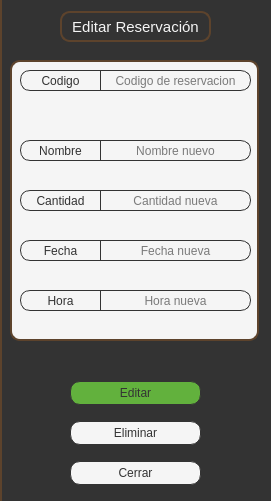
    <widget class="QWidget" name="Reservaciones_3" native="true">
     <property name="minimumSize">
      <size>
       <width>271</width>
       <height>501</height>
      </size>
     </property>
     <property name="maximumSize">
      <size>
       <width>271</width>
       <height>501</height>
      </size>
     </property>
     <property name="styleSheet">
      <string notr="true">background-color: #333333;
border-left: 2px solid #5d432c;</string>
     </property>
     <widget class="QWidget" name="layoutWidget_9">
      <property name="geometry">
       <rect>
        <x>0</x>
        <y>460</y>
        <width>271</width>
        <height>26</height>
       </rect>
      </property>
      <layout class="QHBoxLayout" name="horizontalLayout_19">
       <item>
        <spacer name="horizontalSpacer_54">
         <property name="maximumSize">
          <size>
           <width>131</width>
           <height>24</height>
          </size>
         </property>
         <property name="orientation">
          <enum>Qt::Horizontal</enum>
         </property>
         <property name="sizeHint" stdset="0">
          <size>
           <width>40</width>
           <height>20</height>
          </size>
         </property>
        </spacer>
       </item>
       <item>
        <widget class="QPushButton" name="b_cerrar_resv_3">
         <property name="minimumSize">
          <size>
           <width>131</width>
           <height>24</height>
          </size>
         </property>
         <property name="maximumSize">
          <size>
           <width>131</width>
           <height>24</height>
          </size>
         </property>
         <property name="font">
          <font>
           <family>Segoe UI</family>
          </font>
         </property>
         <property name="styleSheet">
          <string notr="true">QPushButton {background-color: #f5f5f5;
        border: 1px solid #333333;
        border-radius: 10px;
		color: #333333
    }
    QPushButton:hover {background-color: #eaeaea;
    }
    QPushButton:pressed {background-color: #eaeaea;
    }</string>
         </property>
         <property name="text">
          <string>Cerrar</string>
         </property>
        </widget>
       </item>
       <item>
        <spacer name="horizontalSpacer_55">
         <property name="maximumSize">
          <size>
           <width>131</width>
           <height>24</height>
          </size>
         </property>
         <property name="orientation">
          <enum>Qt::Horizontal</enum>
         </property>
         <property name="sizeHint" stdset="0">
          <size>
           <width>40</width>
           <height>20</height>
          </size>
         </property>
        </spacer>
       </item>
      </layout>
     </widget>
     <widget class="QWidget" name="layoutWidget_10">
      <property name="geometry">
       <rect>
        <x>0</x>
        <y>10</y>
        <width>271</width>
        <height>33</height>
       </rect>
      </property>
      <layout class="QHBoxLayout" name="horizontalLayout_20">
       <item>
        <spacer name="horizontalSpacer_56">
         <property name="orientation">
          <enum>Qt::Horizontal</enum>
         </property>
         <property name="sizeHint" stdset="0">
          <size>
           <width>40</width>
           <height>20</height>
          </size>
         </property>
        </spacer>
       </item>
       <item>
        <widget class="QLabel" name="label_19">
         <property name="minimumSize">
          <size>
           <width>151</width>
           <height>31</height>
          </size>
         </property>
         <property name="maximumSize">
          <size>
           <width>151</width>
           <height>31</height>
          </size>
         </property>
         <property name="font">
          <font>
           <family>Segoe UI</family>
           <pointsize>11</pointsize>
          </font>
         </property>
         <property name="styleSheet">
          <string notr="true">background-color: #333333;
border: 2px solid #5d432c;
border-radius: 10px;
color: #f5f5f5</string>
         </property>
         <property name="text">
          <string>Editar Reservación</string>
         </property>
         <property name="alignment">
          <set>Qt::AlignCenter</set>
         </property>
        </widget>
       </item>
       <item>
        <spacer name="horizontalSpacer_57">
         <property name="orientation">
          <enum>Qt::Horizontal</enum>
         </property>
         <property name="sizeHint" stdset="0">
          <size>
           <width>40</width>
           <height>20</height>
          </size>
         </property>
        </spacer>
       </item>
      </layout>
     </widget>
     <widget class="QWidget" name="layoutWidget_11">
      <property name="geometry">
       <rect>
        <x>0</x>
        <y>380</y>
        <width>271</width>
        <height>26</height>
       </rect>
      </property>
      <layout class="QHBoxLayout" name="horizontalLayout_21">
       <item>
        <spacer name="horizontalSpacer_58">
         <property name="maximumSize">
          <size>
           <width>131</width>
           <height>24</height>
          </size>
         </property>
         <property name="orientation">
          <enum>Qt::Horizontal</enum>
         </property>
         <property name="sizeHint" stdset="0">
          <size>
           <width>40</width>
           <height>20</height>
          </size>
         </property>
        </spacer>
       </item>
       <item>
        <widget class="QPushButton" name="b_editar_resv_3">
         <property name="minimumSize">
          <size>
           <width>131</width>
           <height>24</height>
          </size>
         </property>
         <property name="maximumSize">
          <size>
           <width>131</width>
           <height>24</height>
          </size>
         </property>
         <property name="font">
          <font>
           <family>Segoe UI</family>
          </font>
         </property>
         <property name="styleSheet">
          <string notr="true">QPushButton {background-color: #62b13d;
        border: 1px solid #333333;
        border-radius: 10px;
		color: #333333
    }
    QPushButton:hover {background-color: #6dc143;
    }
    QPushButton:pressed {background-color: #6cc644;
    }</string>
         </property>
         <property name="text">
          <string>Editar</string>
         </property>
        </widget>
       </item>
       <item>
        <spacer name="horizontalSpacer_59">
         <property name="maximumSize">
          <size>
           <width>131</width>
           <height>24</height>
          </size>
         </property>
         <property name="orientation">
          <enum>Qt::Horizontal</enum>
         </property>
         <property name="sizeHint" stdset="0">
          <size>
           <width>40</width>
           <height>20</height>
          </size>
         </property>
        </spacer>
       </item>
      </layout>
     </widget>
     <widget class="QWidget" name="layoutWidget_12">
      <property name="geometry">
       <rect>
        <x>0</x>
        <y>420</y>
        <width>271</width>
        <height>26</height>
       </rect>
      </property>
      <layout class="QHBoxLayout" name="horizontalLayout_22">
       <item>
        <spacer name="horizontalSpacer_60">
         <property name="maximumSize">
          <size>
           <width>131</width>
           <height>24</height>
          </size>
         </property>
         <property name="orientation">
          <enum>Qt::Horizontal</enum>
         </property>
         <property name="sizeHint" stdset="0">
          <size>
           <width>40</width>
           <height>20</height>
          </size>
         </property>
        </spacer>
       </item>
       <item>
        <widget class="QPushButton" name="b_eliminar_resv_3">
         <property name="minimumSize">
          <size>
           <width>131</width>
           <height>24</height>
          </size>
         </property>
         <property name="maximumSize">
          <size>
           <width>131</width>
           <height>24</height>
          </size>
         </property>
         <property name="font">
          <font>
           <family>Segoe UI</family>
          </font>
         </property>
         <property name="styleSheet">
          <string notr="true">QPushButton {background-color: #f5f5f5;
        border: 1px solid #333333;
        border-radius: 10px;
		color: #333333
    }
    QPushButton:hover {background-color: #eaeaea;
    }
    QPushButton:pressed {background-color: #eaeaea;
    }</string>
         </property>
         <property name="text">
          <string>Eliminar</string>
         </property>
        </widget>
       </item>
       <item>
        <spacer name="horizontalSpacer_61">
         <property name="maximumSize">
          <size>
           <width>131</width>
           <height>24</height>
          </size>
         </property>
         <property name="orientation">
          <enum>Qt::Horizontal</enum>
         </property>
         <property name="sizeHint" stdset="0">
          <size>
           <width>40</width>
           <height>20</height>
          </size>
         </property>
        </spacer>
       </item>
      </layout>
     </widget>
     <widget class="QWidget" name="widget_9" native="true">
      <property name="geometry">
       <rect>
        <x>10</x>
        <y>60</y>
        <width>249</width>
        <height>281</height>
       </rect>
      </property>
      <property name="styleSheet">
       <string notr="true">background-color: #f5f5f5;
border: 2px solid #5d432c;
border-radius: 10px;</string>
      </property>
      <widget class="QWidget" name="widget_10" native="true">
       <property name="geometry">
        <rect>
         <x>10</x>
         <y>10</y>
         <width>231</width>
         <height>41</height>
        </rect>
       </property>
       <property name="minimumSize">
        <size>
         <width>231</width>
         <height>41</height>
        </size>
       </property>
       <property name="styleSheet">
        <string notr="true">border: 0px</string>
       </property>
       <widget class="QLabel" name="label_20">
        <property name="geometry">
         <rect>
          <x>0</x>
          <y>0</y>
          <width>81</width>
          <height>21</height>
         </rect>
        </property>
        <property name="font">
         <font>
          <family>Segoe UI</family>
         </font>
        </property>
        <property name="styleSheet">
         <string notr="true">background-color: #f5f5f5;
color: #333333;
border: 1px solid #333333;
border-top-right-radius: 20px;
border-bottom-right-radius: 20px;</string>
        </property>
        <property name="text">
         <string>Codigo</string>
        </property>
        <property name="alignment">
         <set>Qt::AlignCenter</set>
        </property>
       </widget>
       <widget class="QLineEdit" name="resv_3_codigo">
        <property name="geometry">
         <rect>
          <x>80</x>
          <y>0</y>
          <width>151</width>
          <height>21</height>
         </rect>
        </property>
        <property name="font">
         <font>
          <family>Segoe UI</family>
         </font>
        </property>
        <property name="styleSheet">
         <string notr="true">border: 1px solid #333333;
border-top-left-radius: 20px;
border-bottom-left-radius: 20px;</string>
        </property>
        <property name="text">
         <string/>
        </property>
        <property name="alignment">
         <set>Qt::AlignCenter</set>
        </property>
        <property name="placeholderText">
         <string>Codigo de reservacion</string>
        </property>
       </widget>
      </widget>
      <widget class="QWidget" name="widget_14" native="true">
       <property name="geometry">
        <rect>
         <x>10</x>
         <y>130</y>
         <width>231</width>
         <height>41</height>
        </rect>
       </property>
       <property name="minimumSize">
        <size>
         <width>231</width>
         <height>41</height>
        </size>
       </property>
       <property name="styleSheet">
        <string notr="true">border: 0px</string>
       </property>
       <widget class="QLabel" name="label_24">
        <property name="geometry">
         <rect>
          <x>0</x>
          <y>0</y>
          <width>81</width>
          <height>21</height>
         </rect>
        </property>
        <property name="font">
         <font>
          <family>Segoe UI</family>
         </font>
        </property>
        <property name="styleSheet">
         <string notr="true">background-color: #f5f5f5;
color: #333333;
border: 1px solid #333333;
border-top-right-radius: 20px;
border-bottom-right-radius: 20px;</string>
        </property>
        <property name="text">
         <string>Cantidad</string>
        </property>
        <property name="alignment">
         <set>Qt::AlignCenter</set>
        </property>
       </widget>
       <widget class="QLineEdit" name="resv_3_cantidad">
        <property name="geometry">
         <rect>
          <x>80</x>
          <y>0</y>
          <width>151</width>
          <height>21</height>
         </rect>
        </property>
        <property name="font">
         <font>
          <family>Segoe UI</family>
         </font>
        </property>
        <property name="styleSheet">
         <string notr="true">border: 1px solid #333333;
border-top-left-radius: 20px;
border-bottom-left-radius: 20px;</string>
        </property>
        <property name="alignment">
         <set>Qt::AlignCenter</set>
        </property>
        <property name="placeholderText">
         <string>Cantidad nueva</string>
        </property>
       </widget>
      </widget>
      <widget class="QWidget" name="widget_11" native="true">
       <property name="geometry">
        <rect>
         <x>10</x>
         <y>230</y>
         <width>231</width>
         <height>41</height>
        </rect>
       </property>
       <property name="minimumSize">
        <size>
         <width>231</width>
         <height>41</height>
        </size>
       </property>
       <property name="styleSheet">
        <string notr="true">border: 0px</string>
       </property>
       <widget class="QLabel" name="label_21">
        <property name="geometry">
         <rect>
          <x>0</x>
          <y>0</y>
          <width>81</width>
          <height>21</height>
         </rect>
        </property>
        <property name="font">
         <font>
          <family>Segoe UI</family>
         </font>
        </property>
        <property name="styleSheet">
         <string notr="true">background-color: #f5f5f5;
color: #333333;
border: 1px solid #333333;
border-top-right-radius: 20px;
border-bottom-right-radius: 20px;</string>
        </property>
        <property name="text">
         <string>Hora</string>
        </property>
        <property name="alignment">
         <set>Qt::AlignCenter</set>
        </property>
       </widget>
       <widget class="QLineEdit" name="resv_3_hora">
        <property name="geometry">
         <rect>
          <x>80</x>
          <y>0</y>
          <width>151</width>
          <height>21</height>
         </rect>
        </property>
        <property name="font">
         <font>
          <family>Segoe UI</family>
         </font>
        </property>
        <property name="styleSheet">
         <string notr="true">border: 1px solid #333333;
border-top-left-radius: 20px;
border-bottom-left-radius: 20px;</string>
        </property>
        <property name="alignment">
         <set>Qt::AlignCenter</set>
        </property>
        <property name="placeholderText">
         <string>Hora nueva</string>
        </property>
       </widget>
      </widget>
      <widget class="QWidget" name="widget_13" native="true">
       <property name="geometry">
        <rect>
         <x>10</x>
         <y>80</y>
         <width>231</width>
         <height>41</height>
        </rect>
       </property>
       <property name="minimumSize">
        <size>
         <width>231</width>
         <height>41</height>
        </size>
       </property>
       <property name="styleSheet">
        <string notr="true">border: 0px</string>
       </property>
       <widget class="QLabel" name="label_23">
        <property name="geometry">
         <rect>
          <x>0</x>
          <y>0</y>
          <width>81</width>
          <height>21</height>
         </rect>
        </property>
        <property name="font">
         <font>
          <family>Segoe UI</family>
         </font>
        </property>
        <property name="styleSheet">
         <string notr="true">background-color: #f5f5f5;
color: #333333;
border: 1px solid #333333;
border-top-right-radius: 20px;
border-bottom-right-radius: 20px;</string>
        </property>
        <property name="text">
         <string>Nombre</string>
        </property>
        <property name="alignment">
         <set>Qt::AlignCenter</set>
        </property>
       </widget>
       <widget class="QLineEdit" name="resv_3_name">
        <property name="geometry">
         <rect>
          <x>80</x>
          <y>0</y>
          <width>151</width>
          <height>21</height>
         </rect>
        </property>
        <property name="font">
         <font>
          <family>Segoe UI</family>
         </font>
        </property>
        <property name="styleSheet">
         <string notr="true">border: 1px solid #333333;
border-top-left-radius: 20px;
border-bottom-left-radius: 20px;</string>
        </property>
        <property name="alignment">
         <set>Qt::AlignCenter</set>
        </property>
        <property name="placeholderText">
         <string>Nombre nuevo</string>
        </property>
       </widget>
      </widget>
      <widget class="QWidget" name="widget_12" native="true">
       <property name="geometry">
        <rect>
         <x>10</x>
         <y>180</y>
         <width>231</width>
         <height>41</height>
        </rect>
       </property>
       <property name="minimumSize">
        <size>
         <width>231</width>
         <height>41</height>
        </size>
       </property>
       <property name="styleSheet">
        <string notr="true">border: 0px</string>
       </property>
       <widget class="QLabel" name="label_22">
        <property name="geometry">
         <rect>
          <x>0</x>
          <y>0</y>
          <width>81</width>
          <height>21</height>
         </rect>
        </property>
        <property name="font">
         <font>
          <family>Segoe UI</family>
         </font>
        </property>
        <property name="styleSheet">
         <string notr="true">background-color: #f5f5f5;
color: #333333;
border: 1px solid #333333;
border-top-right-radius: 20px;
border-bottom-right-radius: 20px;</string>
        </property>
        <property name="text">
         <string>Fecha</string>
        </property>
        <property name="alignment">
         <set>Qt::AlignCenter</set>
        </property>
       </widget>
       <widget class="QLineEdit" name="resv_3_fecha">
        <property name="geometry">
         <rect>
          <x>80</x>
          <y>0</y>
          <width>151</width>
          <height>21</height>
         </rect>
        </property>
        <property name="font">
         <font>
          <family>Segoe UI</family>
         </font>
        </property>
        <property name="styleSheet">
         <string notr="true">border: 1px solid #333333;
border-top-left-radius: 20px;
border-bottom-left-radius: 20px;</string>
        </property>
        <property name="alignment">
         <set>Qt::AlignCenter</set>
        </property>
        <property name="placeholderText">
         <string>Fecha nueva</string>
        </property>
       </widget>
      </widget>
     </widget>
    </widget>
